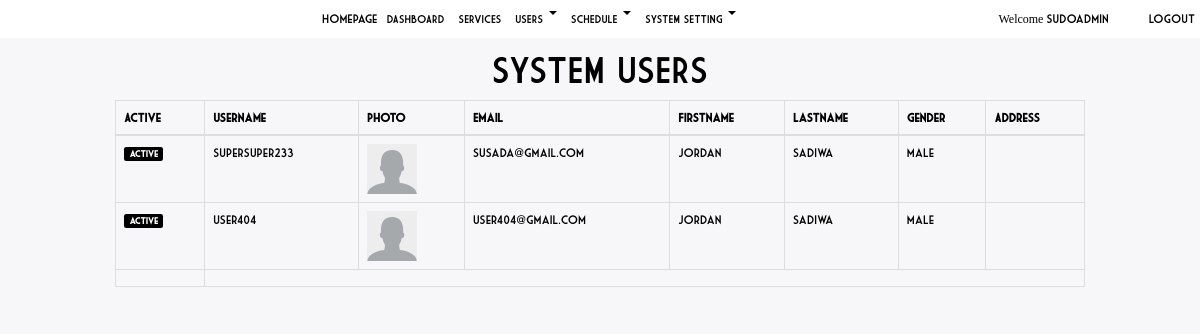
/users.php (signed in), run on the app's committed database.
### tables this page shows
CREATE TABLE IF NOT EXISTS `user` (
  `id` int(11) NOT NULL,
  `username` varchar(255) NOT NULL,
  `password` varchar(255) NOT NULL,
  `email` varchar(255) NOT NULL,
  `date_registered` timestamp NOT NULL DEFAULT CURRENT_TIMESTAMP,
  `deleted` tinyint(1) NOT NULL DEFAULT '0',
  `type` varchar(255) NOT NULL,
  `status` int(11) DEFAULT '0',
  `note` varchar(255) DEFAULT NULL,
  `requirement` text,
  `branch_id` int(11) DEFAULT NULL
);

CREATE TABLE IF NOT EXISTS `info` (
  `id` int(11) NOT NULL,
  `firstname` varchar(255) NOT NULL,
  `lastname` varchar(255) NOT NULL,
  `middlename` varchar(255) NOT NULL,
  `age` varchar(255) NOT NULL,
  `sex` varchar(255) NOT NULL,
  `dob` date NOT NULL,
  `address` varchar(255) NOT NULL,
  `userid` int(11) DEFAULT NULL,
  `civil_status` varchar(255) DEFAULT NULL,
  `pob` varchar(255) DEFAULT NULL,
  `photo` varchar(255) DEFAULT NULL,
  `contact_number` varchar(255) DEFAULT NULL,
  `religion` varchar(255) NOT NULL,
  `nationality` varchar(255) NOT NULL
);

### backend/model.php (called while the page is built, shortened)
<?php
class Model {
	protected $db;
	public function __construct(){
		$server 	= "localhost";
		$db 		= "echurch";
		$username 	= "root";
		$charset 	= "utf8";
		$password 	= "";
		$db = new PDO("mysql:host=$server;dbname=$db;charset=$charset", $username, $password);
		$this->db = $db;
		$x = $this->getAllActiveLineman();
		$this->getSetting();
	}
	public function getAllActiveLineman(){
		$records = array();
		$stmnt   = $this->db->prepare("
				SELECT t1.id,CONCAT(t2.firstname,t2.lastname) as name FROM user t1
				left join info t2 on t1.id = t2.userid
				WHERE t1.type = ?
				AND t1.deleted = 0
			");
		$stmnt->execute(array("line_man"));
		return $records;
	}
	public function getSetting(){
		return  $this->db->query("SELECT * FROM setting LIMIT 1")->fetch();
	}
	public function getAllUsers(){
		$records 	= array();
		$stmnt 		= $this->db->query("
				SELECT t1.id as 'mainId',t1.*,t2.*,t3.name as 'branch'
				FROM user t1
				LEFT JOIN info t2 ON t1.id = t2.userid
				LEFT JOIN branch t3 ON t1.branch_id = t3.id
				WHERE t1.type != 'applicant'
				AND t1.type != 'admin'
			");
		while($row = $stmnt->fetch()){
			$records[] = $row;
		}
		return $records;
	}
}

### users.php (the view, shortened to what this page needs)
    <?php include_once "d-top.php"; ?>
      <div class="blog-header">
        <h1 class="blog-title">System Users</h1>
      </div>
      <div class="row">
        <div class="col-sm-1"></div>
        <div class="col-sm-10 blog-main">
          <?php $users = new Model(); $userList = $users->getAllUsers();?>
          <table class="table table-bordered table-hovered">
              <thead>
                  <tr>
                      <th>Active</th>
                      <th>Username</th>
                      <th>Photo</th>
                      <th>Email</th>
                      <th>Firstname</th>
                      <th>Lastname</th>
                      <th>Gender</th>
                      <th>Address</th>
                  </tr>
              </thead>
              <tbody>
                  <?php foreach($userList as $idx => $user): ?>
                      <tr style="opacity:<?= ($user['deleted'] == 1) ? ".3" : "1"; ?>;">
                          <td>
                              <a href="" data-id="<?= $user[0]; ?>" class="activate label btn"><?= ($user['deleted'] == 1) ? "inactive" : "active"; ?></a>
                          </td>
                          <td><?= $user['username']; ?></td>
                          <td>
                              <a href="edit_user.php?id=<?= $user['mainId'];?>">
                                  <img width="50" height="50" src="uploads/<?= ($user['photo'] == "") ? 'user.png': $user['photo'] ;?>"/>
                              </a>
                          </td>
                          <td><?= $user['email']; ?></td>
                          <td><?= $user['firstname']; ?></td>
                          <td><?= $user['lastname']; ?></td>
                          <td><?= $user['sex']; ?></td>
                          <td><?= $user['address']; ?></td>
                      </tr>
                  <?php endforeach ?>
                  <tr>
                      <td></td>
                  </tr>
              </tbody>
          </table>
        </div>
        <div class="col-sm-1"></div>
      </div>
    </div>
  </body>
</html>

### css/style.css (style rules this page uses)
* { font-size: 12px; color: black!important; font-family: 'f1'; }
body { background: #f7f7f9; }
h1 { text-align: center; text-transform: uppercase; }
.btn { color: white!important; background: black!important; border:0px; }
.blog-header { margin-top: 150px; }
.dash .blog-header { margin-top: 50px; }
table { font-size: 12px; font-family: 'tahoma'; }
.label { background: #585454; }
img { max-width: 100%; }

### css/fullcalendar.print.css (style rules this page uses)
th, td, hr, thead, tbody, .fc-row { border-color: #ccc !important; background: #fff !important; }

### data on the page
user: deleted "active", username "supersuper233", email "susada@gmail.com", info.firstname "Jordan", info.lastname "Sadiwa", info.sex "male"
user: deleted "active", username "user404", email "user404@gmail.com", info.firstname "jordan", info.lastname "sadiwa", info.sex "male"

### other printed values
$_SESSION['user']['username'] "sudoadmin"
